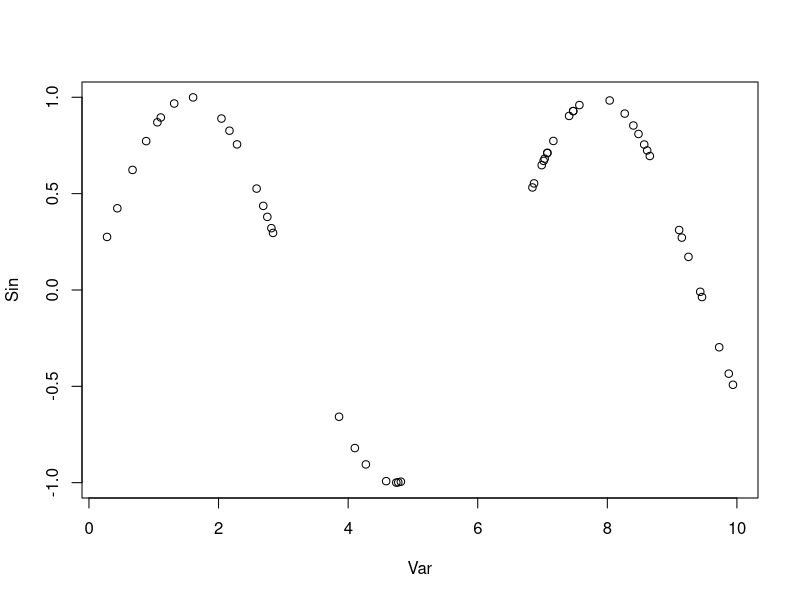
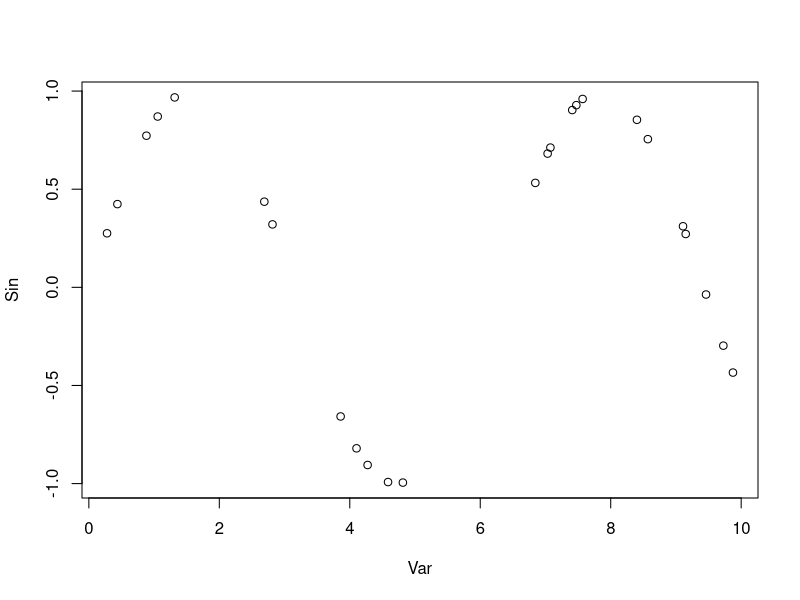
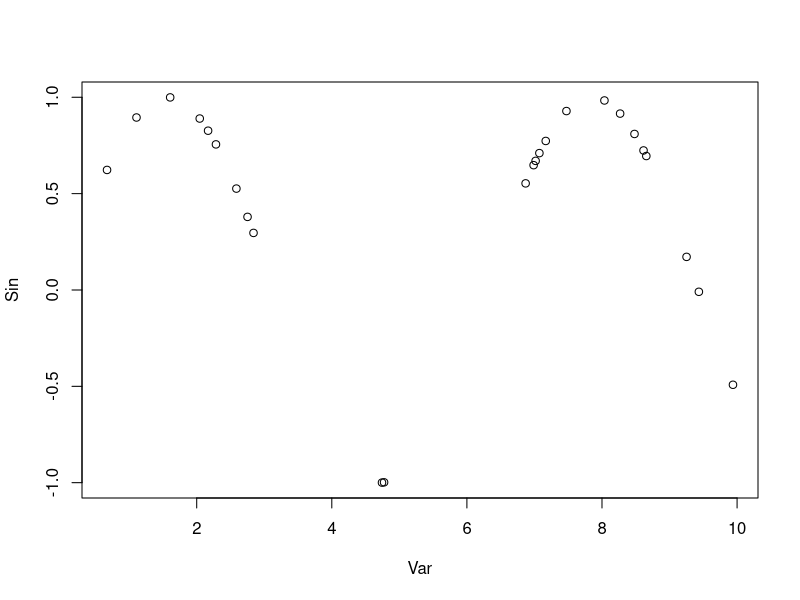
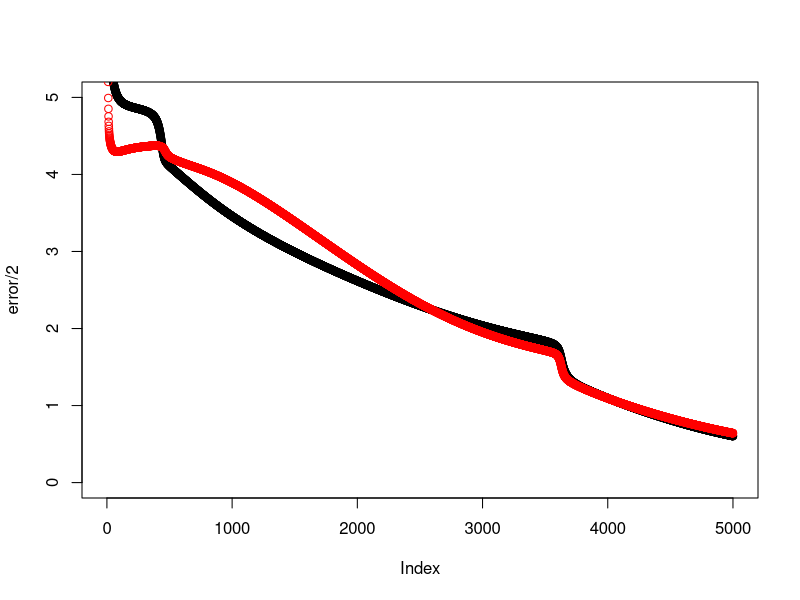
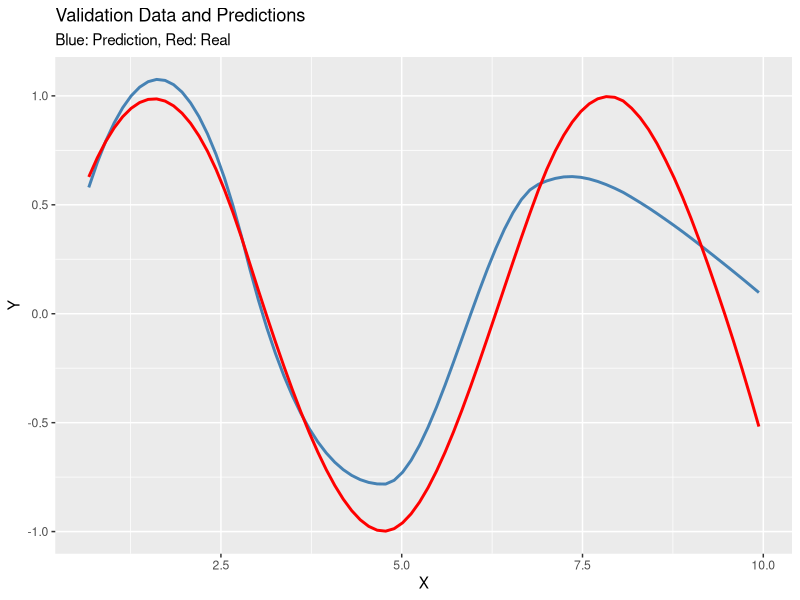
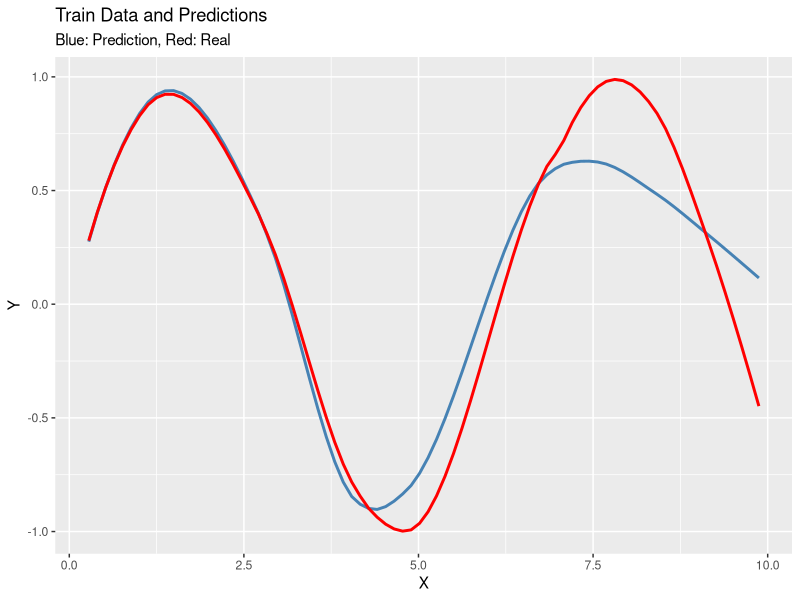

Recreate these plots in R, in order.
## ---- chunk 1
knitr::opts_chunk$set(echo = F, message = F, warning = F,
                      error = F)

library(ggplot2)
## ---- chunk 2
  set.seed(1234567890)
  Var <- runif(50, 0, 10)
  trva <- data.frame(Var, Sin=sin(Var))
  tr <- trva[1:25,] # Training
  va <- trva[26:50,] # Validation
  
  print("Original Data")
  plot(trva)
  print("Train Data")
  plot(tr)
  print("Validation Data")
  plot(va)
  
  w_j <- runif(10, -1, 1)
  b_j <- runif(10, -1, 1)
  w_k <- runif(10, -1, 1)
  b_k <- runif(1, -1, 1)
  l_rate <- 1/nrow(tr)^2
  n_ite = 5000
  error <- rep(0, n_ite)
  error_va <- rep(0, n_ite)
  
  for(i in 1:n_ite) {
    ### error computation
    # error for training data
    for(n in 1:nrow(tr)){
      # same process like forward propagation with train data in order to 
      # find ith iteration train errors
      # calculate activation value 
      a_j = w_j * tr[n, ]$Var + b_j
      # hidden unit and activation function
      z_j = tanh(a_j)
      # calculate output layer
      y_k = sum(w_k * z_j) + b_k
      # calculate error 
      error[i] = error[i] + (y_k - tr[n, ]$Sin)^2
    }
    # error for validation data
    for(n in 1:nrow(va)){
      # same process like forward propagation with validation data in order to 
      # find ith iteration validation errors
      # calculate activation value 
      a_j = w_j * va[n, ]$Var + b_j
      # hidden unit and activation function
      z_j = tanh(a_j)
      # calculate output layer
      y_k = sum(w_k * z_j) + b_k
      # calculate error 
      error_va[i] = error_va[i] + (y_k - va[n, ]$Sin)^2
    }
    # cat("i: ", i, ", error: ", error[i]/2, ", error_va: ", error_va[i]/2, "\n")
    # flush.console()
    for(n in 1:nrow(tr)) {
      ######### forward propagation #########
      ### we will calculate predictions from our inputs by using weights and 
      ### bias values
      # calculate activation value 
      # we multiply our current weights and our current input (n) 
      # and add the bias value
      a_j = w_j * tr[n, ]$Var + b_j
      # hidden unit and activation function
      # apply our activation function which is tanh in this case
      z_j = tanh(a_j)
      # calculate output layer
      # z_j was the values of hidden layer which contains 10 units
      # we multiply these results with the output weights and getting sum of
      # them and add output bias to this sum
      y_k = sum(w_k * z_j) + b_k
      ######### backward propagation #########
      ### which means we will check our outputs with current weights, and 
      ### we will change these weights and biases
      # diffirence at output layer
      # delta_k is differences between the predicted value with 
      # forward propagation and the true values
      d_k = y_k - tr[n, ]$Sin
      # difference between hidden layer
      # delta_j is the correction weight for hidden layer depends on the 
      # difference between d_k
      d_j = (1 - z_j^2) * w_k*d_k
      
      # we are going back after this case
      # we set new weights between hidden layer and output layer
      # by substracting the weighted hidden unit values from the w_k weightes
      # l_rate is learning rate which smooth the learning effect
      w_k = w_k - l_rate*d_k*z_j
      # calculate new bias for hidden units to output layer with d_k
      b_k = b_k - l_rate*d_k
      # calculate weights beteen input layer and hidden layer
      w_j = w_j - l_rate*d_j*tr[n, ]$Var
      # calculate new bias for inputs with dj
      b_j = b_j - l_rate*d_j
      
    } 
  }
  
  print("Errors")
  plot(error/2, ylim=c(0, 5))
  points(error_va/2, col = "red")
  
  # predictions
  
  pred_train = c()
  for(n in 1:nrow(tr)){
    # same process like forward propagation with train data in order to 
    # find ith iteration train errors
    # calculate activation value 
    a_j = w_j * tr[n, ]$Var + b_j
    # hidden unit and activation function
    z_j = tanh(a_j)
    # calculate output layer
    pred_train[n] = sum(w_k * z_j) + b_k
  }
  
  
  pred_val = c()
  for(n in 1:nrow(va)){
      # same process like forward propagation with validation data in order to 
      # find ith iteration validation errors
      # calculate activation value 
      a_j = w_j * va[n, ]$Var + b_j
      # hidden unit and activation function
      z_j = tanh(a_j)
      # calculate output layer
      pred_val[n] = sum(w_k * z_j) + b_k
  }
  
  # create dataframes to plots
  df_val_plot = data.frame(real = va$Var,
                           pred = pred_val,
                           var = va$Sin)
  
  df_train_plot = data.frame(real = tr$Var,
                             pred = pred_train,
                             var = tr$Sin)
  
  ggplot(df_val_plot) +
    stat_smooth(aes(x = real, y = pred), span = 0.4, se=F,
                col = "steelblue") +
    stat_smooth(aes(x = real, y = var), span = 0.4, se=F,
                col = "red") +
    labs(title = "Validation Data and Predictions",
         subtitle = "Blue: Prediction, Red: Real",
         x = "X", y = "Y")
  
  ggplot(df_train_plot) +
    stat_smooth(aes(x = real, y = pred), span = 0.4, se = F,
                col = "steelblue") +
    stat_smooth(aes(x = real, y = var), span = 0.4, se = F,
                col = "red") +
    labs(title = "Train Data and Predictions",
         subtitle = "Blue: Prediction, Red: Real",
         x = "X", y = "Y")
